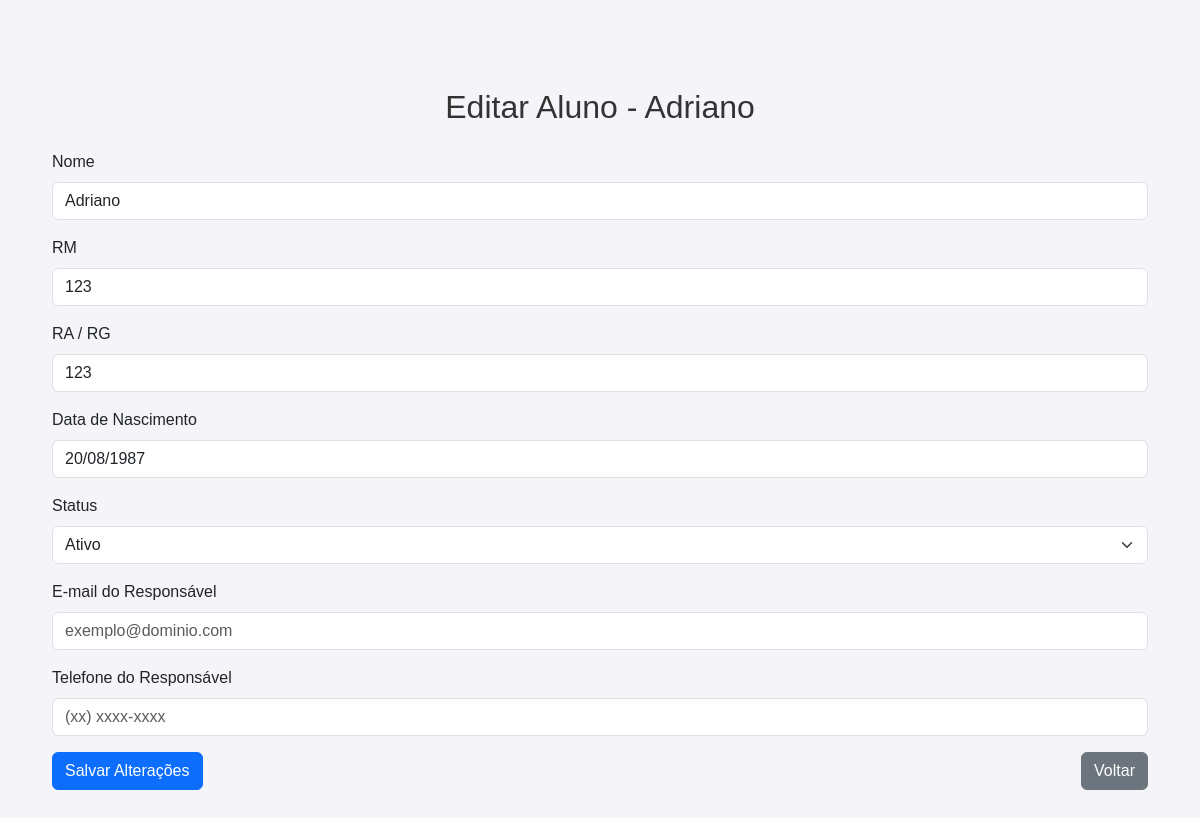
The app's page /secretaria/editar_aluno/84/ with its own data.
### core/models.py (models this page shows, shortened)
class Aluno(models.Model):
    user = models.OneToOneField(User, on_delete=models.CASCADE, related_name='aluno_profile')
    nome = models.CharField(max_length=100)
    rm = models.CharField(max_length=20, unique=True)  # Registro de matrícula único
    ra_rg = models.CharField(max_length=20, blank=True, null=True)  # RA ou RG (opcional)
    data_nascimento = models.DateField()  # Data de nascimento do aluno
    status = models.CharField(
        max_length=11,
        choices=[('ativo', 'Ativo'), ('transferido', 'Transferido'), ('suplente', 'Suplente')],
        default='ativo'
    )
    email_responsavel = models.EmailField(max_length=100, blank=True, null=True)
    telefone_responsavel = models.CharField(max_length=15, blank=True, null=True)

### core/views.py (the view)
# urls.py: path('secretaria/editar_aluno/<int:aluno_id>/', views.editar_aluno, name='editar_aluno'),
def editar_aluno(request, aluno_id):
    aluno = Aluno.objects.get(id=aluno_id)
    if request.method == 'POST':
        form = AlunoForm(request.POST, instance=aluno)
        if form.is_valid():
            form.save()
            return redirect('gerenciar_alunos')
    else:
        form = AlunoForm(instance=aluno)
    return render(request, 'core/editar_aluno.html', {'form': form, 'aluno': aluno})

### core/forms.py
class AlunoForm(forms.ModelForm):
    data_nascimento = forms.DateField(
        widget=forms.DateInput(format='%d/%m/%Y', attrs={'placeholder': 'dd/mm/yyyy'}),
        input_formats=['%d/%m/%Y', '%Y-%m-%d'],
    )
    email_responsavel = forms.EmailField(
        required=False,
        widget=forms.EmailInput(attrs={'placeholder': 'exemplo@dominio.com'})
    )
    telefone_responsavel = forms.CharField(
        required=False,
        widget=forms.TextInput(attrs={'placeholder': '(xx) xxxx-xxxx'})
    )
    class Meta:
        model = Aluno
        exclude = ['user']  # Exclui o campo user do formulário

### core/templates/core/editar_aluno.html (shortened to what this page needs)
{% load static %}
{% load widget_tweaks %}
<!DOCTYPE html>
<html lang="pt-BR">
<head>
    <link href="https://cdn.jsdelivr.net/npm/bootstrap@5.3.0/dist/css/bootstrap.min.css" rel="stylesheet">
    <link rel="stylesheet" href="{% static 'css/estilos.css' %}">
</head>
<body>
    <div class="container mt-5">
        <h1 class="text-center mb-4">Editar Aluno - {{ aluno.nome }}</h1>
        <form method="post" class="needs-validation" novalidate>
            <div class="mb-3">
                <label for="id_nome" class="form-label">Nome</label>
                {{ form.nome|add_class:"form-control" }}
            </div>
            <div class="mb-3">
                <label for="id_rm" class="form-label">RM</label>
                {{ form.rm|add_class:"form-control" }}
            </div>
            <div class="mb-3">
                <label for="id_ra_rg" class="form-label">RA / RG</label>
                {{ form.ra_rg|add_class:"form-control" }}
            </div>
            <div class="mb-3">
                <label for="id_data_nascimento" class="form-label">Data de Nascimento</label>
                {{ form.data_nascimento|add_class:"form-control" }}
            </div>
            <div class="mb-3">
                <label for="id_status" class="form-label">Status</label>
                {{ form.status|add_class:"form-select" }}
            </div>
            <div class="mb-3">
                <label for="id_email_responsavel" class="form-label">E-mail do Responsável</label>
                {{ form.email_responsavel|add_class:"form-control" }}
            </div>
            <div class="mb-3">
                <label for="id_telefone_responsavel" class="form-label">Telefone do Responsável</label>
                {{ form.telefone_responsavel|add_class:"form-control" }}
            </div>
            <div class="d-flex justify-content-between mt-3">
                <button type="submit" class="btn btn-primary">Salvar Alterações</button>
                <a href="{% url 'gerenciar_alunos' %}" class="btn btn-secondary">Voltar</a>
            </div>
        </form>
    </div>
</body>
</html>

### static/css/estilos.css (style rules this page uses)
body { font-family: 'Arial', sans-serif; background-color: #f4f4f9; margin: 20px; padding: 20px; }
h1 { color: #333; text-align: center; margin-top: 20px; font-size: 2em; }

### records on screen
Aluno: nome "Adriano", rm "123", ra_rg "123", data_nascimento "20/08/1987", status "Ativo"
